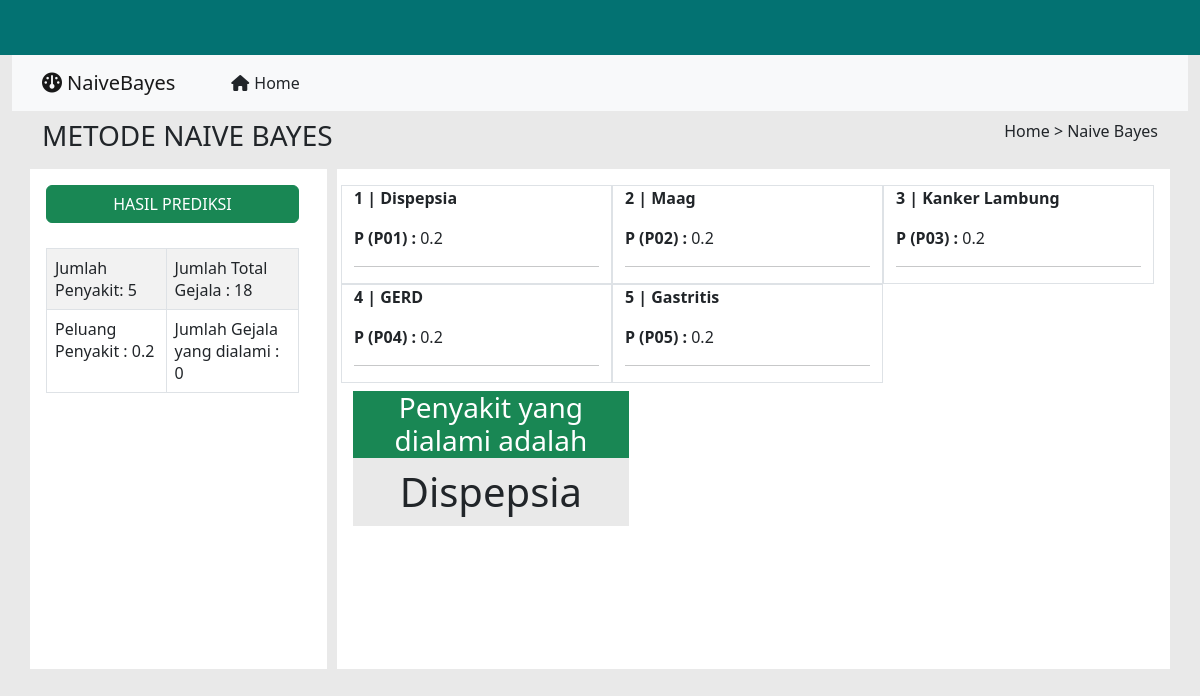
Screenshot of /proses.php with the database file from the repository.
### tables this page shows
CREATE TABLE `penyakit` (
  `No` int(11) NOT NULL,
  `Kode_Penyakit` varchar(50) NOT NULL,
  `Nama_Penyakit` varchar(50) NOT NULL,
  `Kode_Gejala` varchar(50) NOT NULL
);

### proses.php (the view, shortened to what this page needs)
<?php
include 'koneksi.php';
?>
<html lang="en">
<head>
    <link href="https://cdn.jsdelivr.net/npm/bootstrap@5.2.3/dist/css/bootstrap.min.css" rel="stylesheet">
    <link rel="stylesheet" href="https://cdnjs.cloudflare.com/ajax/libs/font-awesome/6.2.1/css/all.min.css">
</head>
<body>
    <div class="container-fluid">
        <div class="row">
            <div class="col-lg-12 atas" style="background-color:rgb(3, 114, 114);"></div>
            <div class="col-lg-12">
                <nav class="navbar navbar-expand-lg bg-light">
                    <div class="container" style="justify-content:flex-start; gap:40px;">
                        <a class="navbar-brand" href="index.php"><i class="fa-solid fa-dashboard" style="margin-right:5px ;"></i>NaiveBayes</a>
                        <a class="nav-link active" aria-current="page" href="#"><i class="fa-solid fa-house" style="margin-right:5px ;"></i>Home</a>
                    </div>
            </div>
        </div>
    </div>
    <div class="container">
        <div class="row">
            <div class="col-lg-12 d-flex justify-content-between">
                <h3 class="py-2">METODE NAIVE BAYES</h3>
                <p class="py-2">Home > Naive Bayes</p>
            </div>
        </div>
        <div class="row">
            <div class="col-lg-3 bg-white p-3">
                <a href="prediksi.php" class="text-center w-100"><button class="btn btn-success w-100">HASIL PREDIKSI</button></a>
                <div class="d-flex flex-column gap-1" style="margin-top: 25px;">
                    <?php
                    $query_penyakit     = mysqli_query($koneksi, "SELECT COUNT(Kode_Penyakit) AS jumlah_penyakit FROM penyakit");
                    $query_gejala       = mysqli_query($koneksi, "SELECT COUNT(Kode_Gejala) AS jumlah_gejala FROM gejala");
                    $result_penyakit    = mysqli_fetch_assoc($query_penyakit);
                    $result_gejala      = mysqli_fetch_assoc($query_gejala);
                    $JmlPenyakit        = $result_penyakit['jumlah_penyakit'];
                    $JmlGejala          = $result_gejala['jumlah_gejala'];
                    $PeluangPenyakit    = 1 / $JmlPenyakit;
                    $i = 0;
                    echo '<table class="table table-striped table-bordered">';
                    echo '<tr><td>Jumlah Penyakit: ' . $JmlPenyakit . '</td>';
                    echo '<td>Jumlah Total Gejala : ' . $JmlGejala . '</td></tr>';
                    echo '<tr><td>Peluang Penyakit : ' . $PeluangPenyakit . '</td>';
                    echo '<td>Jumlah Gejala yang dialami : ' . $i . '</td></tr></table>';
                    ?>
                </div>
            </div>
            <div class="col-lg-9 bg-white d-flex" style="min-height: 500px;">
                <div style="background-color: rgb(233, 233, 233); width: 10px;"></div>
                <div class="p-3 w-100 h-100">
                    <?php
                    $query_data = mysqli_query($koneksi, "SELECT Kode_Penyakit, Nama_Penyakit,Kode_Gejala FROM penyakit ORDER BY Kode_Penyakit");
                    $result_query = mysqli_num_rows($query_data);
                    echo '<div class="row">';
                    $PeluangPenyakit = 1 / $JmlPenyakit;
                    $Total = array();
                    for ($a = 0; $a < $result_query; $a++) {
                        $DataPenyakit = mysqli_fetch_assoc($query_data);
                        echo '<div class="col-sm-4 border">
                            <div class="thumbnail">';
                        echo '<p style="margin-top:0px;"><b>' . ($a + 1) . ' | ' . $DataPenyakit['Nama_Penyakit'] . '</b></p>';
                        $P = 1;
                        $Total[$a]['Probabilitas'] = $P * $PeluangPenyakit;
                        $Total[$a]['Kode_Penyakit'] = $DataPenyakit['Kode_Penyakit'];
                        $Total[$a]['Nama_Penyakit'] = $DataPenyakit['Nama_Penyakit'];
                        echo '<p><b>P (' . $Total[$a]['Kode_Penyakit'] . ') : </b>' . $Total[$a]['Probabilitas'] . '</p>';
                        echo '<hr>';
                        echo '</div>
                        </div>';
                    }
                    $prob = array();
                    foreach ($Total as $key => $row) {
                        $prob[$key] = $row['Probabilitas'];
                    }
                    array_multisort($prob, SORT_DESC, $Total);
                    $NBPenyakit = $Total[0]['Nama_Penyakit'];
                    ?>
                    <div class="mt-2" style="height:150px; width:300px; border-radius:10px;">
                        <h3 style="text-align: center; color:white;" class="bg-success">Penyakit yang dialami adalah</h3>
                        <h1 style="padding: 10px; margin-top:-8px; text-align: center; background-color: rgb(233, 233, 233);">
                            <?php echo $NBPenyakit ?>
                        </h1>
                    </div>
                </div>
            </div>
        </div>
    </div>
</body>
</html>

### proses.php (style rules this page uses)
.atas { width: 100%; height: 55px; }
body { background-color: rgb(233, 233, 233); box-sizing: border-box; }

### rows the page displays
penyakit: Nama_Penyakit "Dispepsia", Kode_Penyakit "P01", Probabilitas "0.2"
penyakit: Nama_Penyakit "Maag", Kode_Penyakit "P02", Probabilitas "0.2"
penyakit: Nama_Penyakit "Kanker Lambung", Kode_Penyakit "P03", Probabilitas "0.2"
penyakit: Nama_Penyakit "GERD", Kode_Penyakit "P04", Probabilitas "0.2"
penyakit: Nama_Penyakit "Gastritis", Kode_Penyakit "P05", Probabilitas "0.2"

### other values shown
$JmlPenyakit "5"
$JmlGejala "18"
$PeluangPenyakit "0.2"
$i "0"
